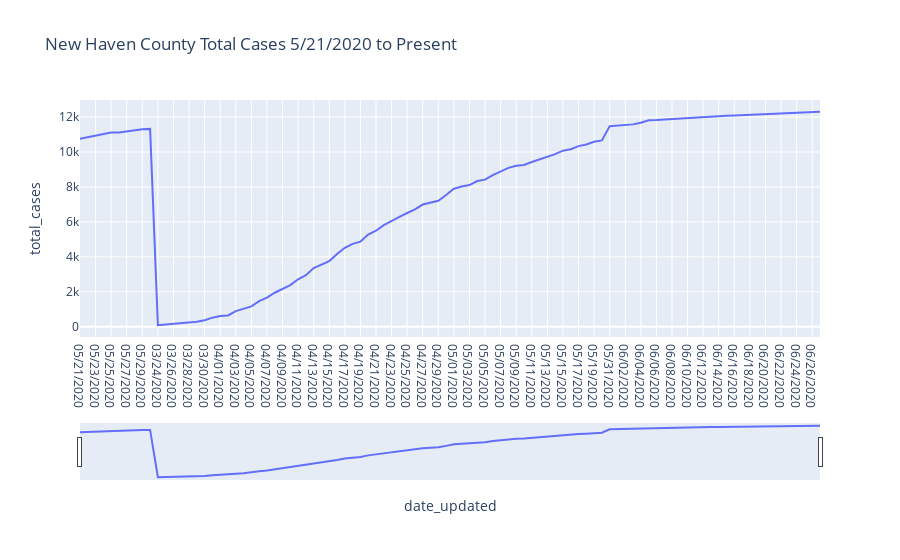

Notebook code cell kept with this figure:
### Code cell
nh = ctcovid[ctcovid['county'] == 'New Haven']
nhtime = px.line(nh, x='date_updated', y='total_cases', title='New Haven County Total Cases 5/21/2020 to Present')
nhtime.update_xaxes(rangeslider_visible=True)
nhtime.show()

# Data is not sorted correctly, needs to be reordered!
